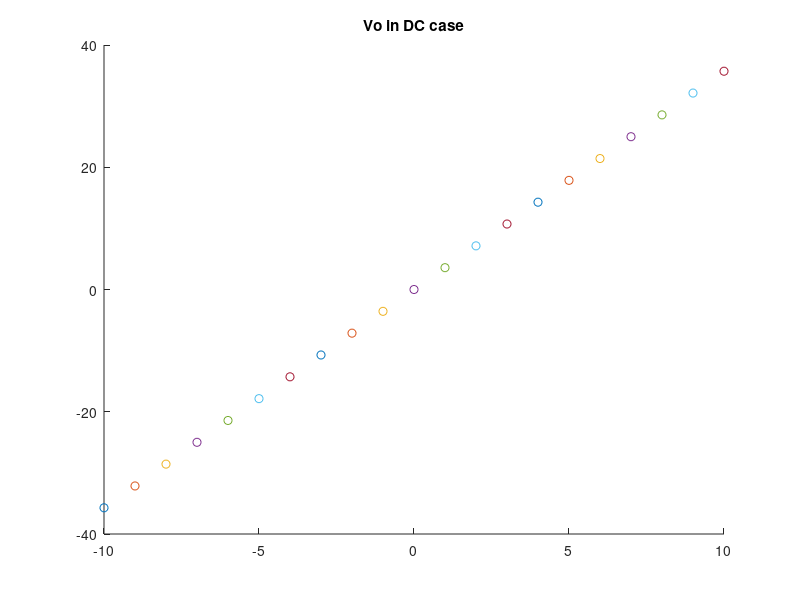
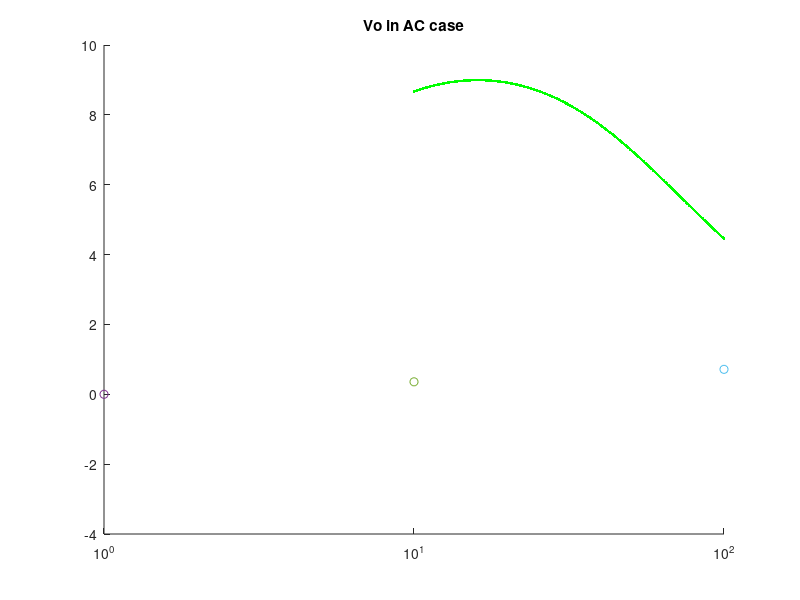
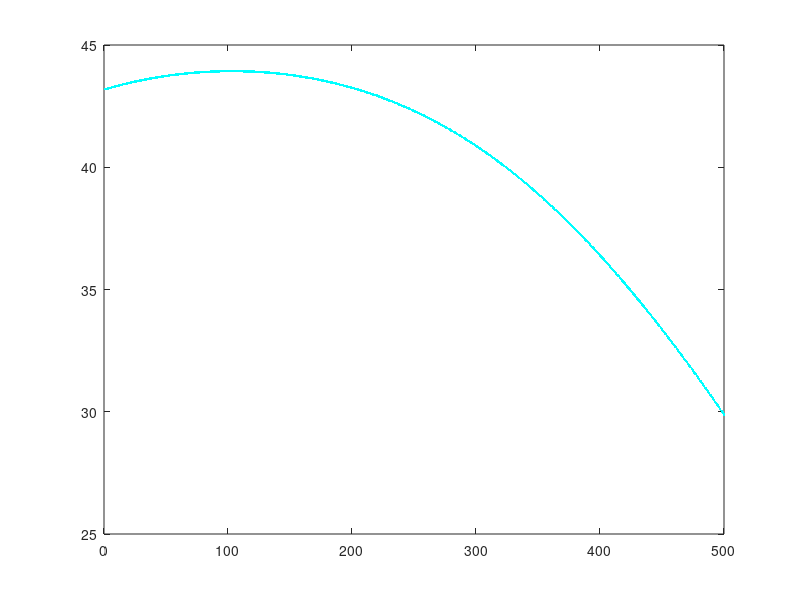
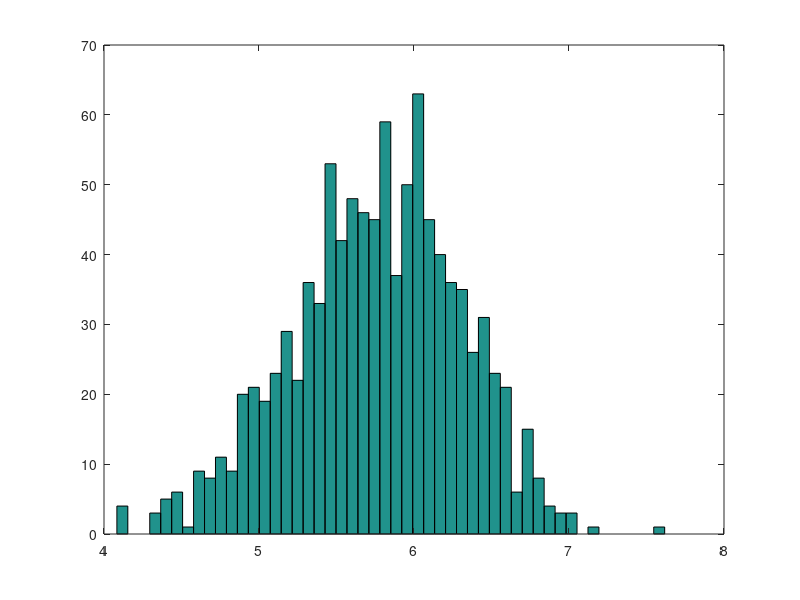

Here is the MATLAB script that generated these plots, in order:
close all
clear 

R1 = 1;
G1 = 1/R1;
c = 0.25;
R2 = 2;
G2 = 1/R2;
L = 0.2;
R3 = 10;
G3 = 1/R3;
a = 100;
R4 = 0.1;
G4 = 1/R4;
Ro = 1000;
Go = 1/Ro;

C = [0 0 0 0 0 0 0;
    -c c 0 0 0 0 0;
    0 0 -L 0 0 0 0;
    0 0 0 0 0 0 0;
    0 0 0 0 0 0 0;
    0 0 0 0 0 0 0;
    0 0 0 0 0 0 0;];

G = [1 0 0 0 0 0 0;
    -G2 G1+G2 -1 0 0 0 0;
    0 1 0 -1 0 0 0;
    0 0 -1 G3 0 0 0;
    0 0 0 0 -a 1 0;
    0 0 0 G3 -1 0 0;
    0 0 0 0 0 -G4 G4+Go];

V = zeros(7,1);
F = zeros(7,1);

f1 = figure;
f2 = figure;
f3 = figure;
f4 = figure;

for v = -10:1: 10
    F(1,1) = v;
    V = G\F;
    
    set(0, 'CurrentFigure', f1)
    scatter(v, V(7,1), 'r.')
    hold on
    title('Vo in DC case')
    
    set(0, 'CurrentFigure', f2)
    scatter(v, V(4,1), 'b.')
    hold on
    title('V3 in DC case')
    
    
    
end
% Calculating and plotting AC sweep and gain
w = logspace(1,2,500);                  % Creating a log graph
F(1) = 1;
for o = 1:length(w)
    
    Vac = (G+C*1j*w(o))\F;              % AC sweep calculation
    set(0, 'CurrentFigure', f2)
    semilogx(w(o), abs(Vac(7,1)), 'g.')
    hold on
    title('Vo in AC case')
    
    dB = 20*log(abs(Vac(7,1))/F(1));    % Gain calculation
    set(0, 'CurrentFigure', f3)
    plot(o, dB, 'c.')
    hold on
    
end

% Calculating and plotting AC sweep and gain with random perturbations
cs =  0.25 + 0.05.*randn(1,1000);
w = pi;
Vgain = zeros(1000,1);
for m = 1:length(Vgain)
    c = cs(m);
    C(2,1) = -c;
    C(2,2) = c;
    Vac = (G+C*1j*w)\F;                 % AC sweep calculation
    Vgain(m,1) = abs(Vac(7,1))/F(1);    % Gain calculation
end

% Histogram of the previous gain
set(0, 'CurrentFigure', f4)
hist(Vgain,50);

